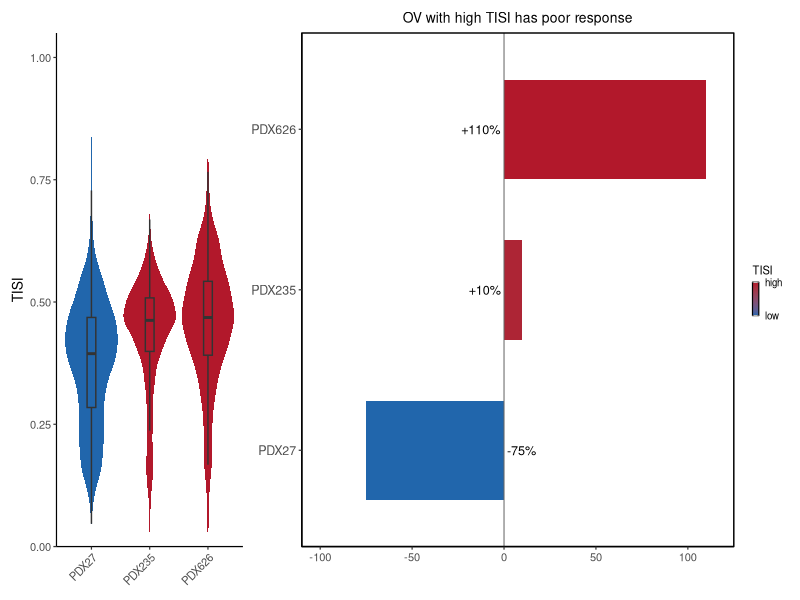

Recreate this plot in R.
suppressPackageStartupMessages({
  library(data.table)
  library(ggplot2)
  library(patchwork)
})

violin_data <- fread("Figure_3I_violin_source_data.csv")
response_data <- fread("Figure_3I_response_source_data.csv")

stopifnot(
  all(c("PDX", "sample", "TISI") %in% names(violin_data)),
  all(c("PDX", "baseline_sample", "TISI", "tumor_size_change_pct") %in% names(response_data))
)

pdx_order <- c("PDX27", "PDX235", "PDX626")
violin_data[, PDX := factor(PDX, levels = pdx_order)]
response_data[, PDX := factor(PDX, levels = pdx_order)]

violin_colors <- c(
  PDX27 = "#2166AC",
  PDX235 = "#B2182B",
  PDX626 = "#B2182B"
)

p_left <- ggplot(violin_data, aes(PDX, TISI, fill = PDX)) +
  geom_violin(trim = TRUE, scale = "width", color = NA) +
  geom_boxplot(width = 0.15, outlier.shape = NA, color = "#333333") +
  scale_fill_manual(values = violin_colors) +
  scale_y_continuous(
    limits = c(0, 1.05),
    breaks = c(0, 0.25, 0.50, 0.75, 1.00),
    expand = c(0, 0)
  ) +
  labs(x = NULL, y = "TISI") +
  theme_classic(base_size = 9) +
  theme(
    legend.position = "none",
    axis.text.x = element_text(angle = 45, hjust = 1, vjust = 1),
    axis.title.y = element_text(size = 10),
    axis.text = element_text(size = 8),
    plot.margin = margin(3, 3, 3, 3)
  )

response_data[, label := ifelse(
  tumor_size_change_pct >= 0,
  sprintf("+%g%%", tumor_size_change_pct),
  sprintf("%g%%", tumor_size_change_pct)
)]
response_data[, label_hjust := ifelse(tumor_size_change_pct >= 0, 1.1, -0.1)]

p_right <- ggplot(
  response_data,
  aes(x = PDX, y = tumor_size_change_pct, fill = TISI)
) +
  geom_col(width = 0.62) +
  geom_hline(yintercept = 0, linewidth = 0.35, color = "grey40") +
  geom_text(
    aes(y = 0, label = label, hjust = label_hjust),
    size = 3.2
  ) +
  coord_flip(clip = "off") +
  scale_y_continuous(
    limits = c(-110, 125),
    breaks = c(-100, -50, 0, 50, 100),
    expand = c(0, 0)
  ) +
  scale_fill_gradient(
    low = "#2166AC",
    high = "#B2182B",
    limits = range(response_data$TISI),
    breaks = range(response_data$TISI),
    labels = c("low", "high"),
    name = "TISI",
    guide = guide_colorbar(
      ticks = FALSE,
      frame.colour = "black",
      barheight = grid::unit(0.85, "cm"),
      barwidth = grid::unit(0.16, "cm")
    )
  ) +
  labs(
    x = NULL,
    y = NULL,
    title = "OV with high TISI has poor response"
  ) +
  theme_classic(base_size = 9) +
  theme(
    panel.border = element_rect(
      colour = "black", fill = NA, linewidth = 0.5
    ),
    axis.text.y = element_text(size = 9),
    axis.text.x = element_text(size = 8),
    plot.title = element_text(hjust = 0.5, size = 10),
    legend.title = element_text(size = 8),
    legend.text = element_text(size = 7),
    plot.margin = margin(3, 3, 3, 3)
  )

figure <- p_left + p_right + plot_layout(widths = c(0.82, 1.90))

ggsave(
  "Figure_3I_reproduced.pdf",
  figure,
  width = 5.8,
  height = 2.35,
  units = "in",
  device = "pdf"
)
